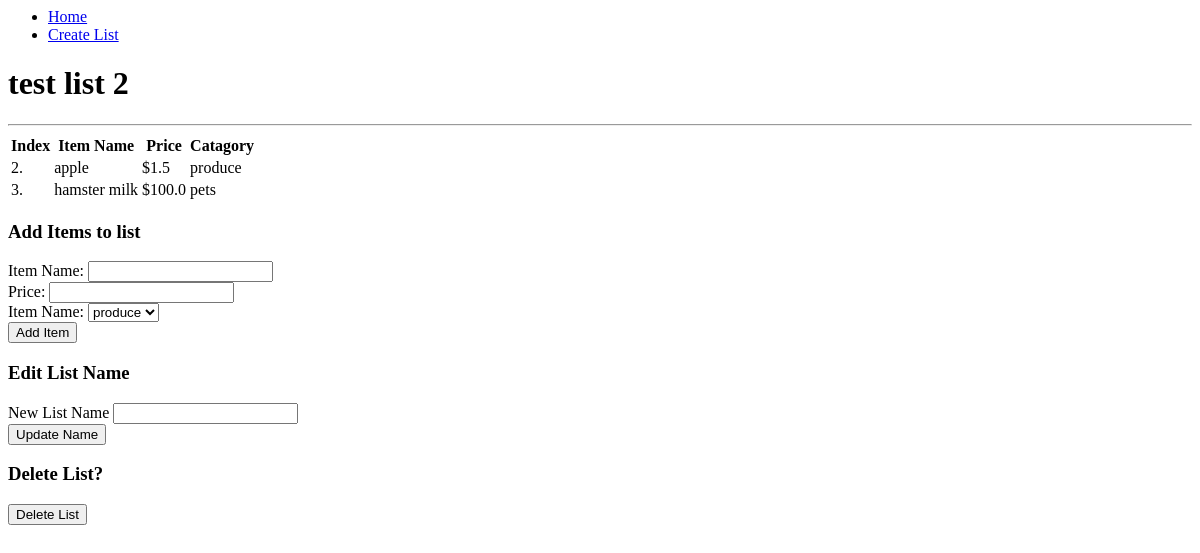
The page /view_list/2 on the database as committed earlier.
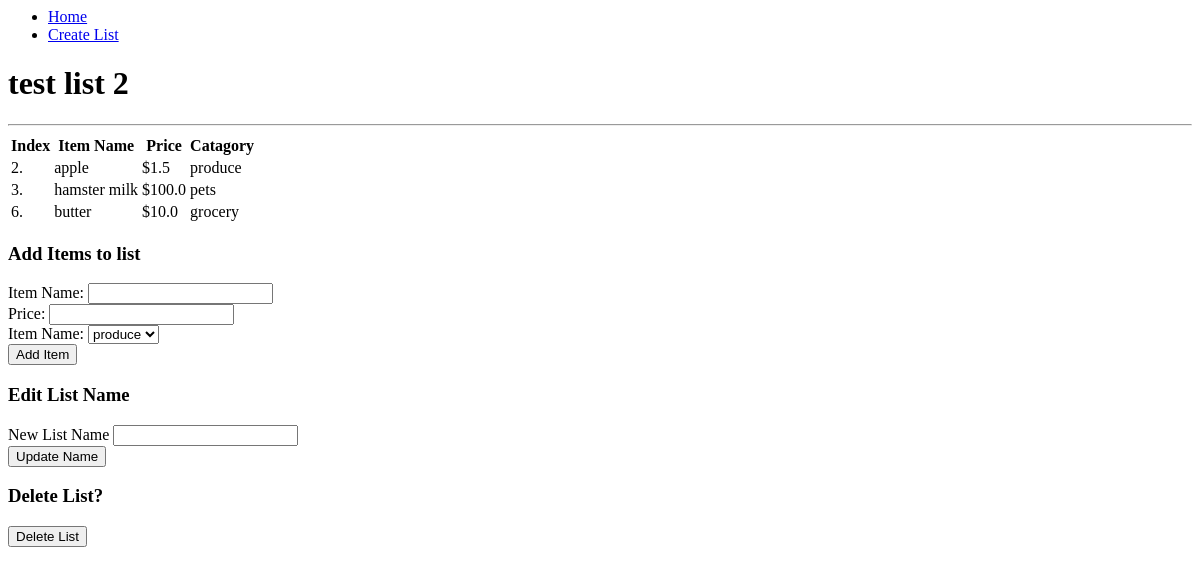
The same page on the database as committed later.
### app.py (models this page shows, shortened)
class Item(db.Model):
    id = db.Column(db.Integer, primary_key=True)
    name = db.Column(db.String(200), nullable = False)
    price = db.Column(db.Float, nullable = False)
    list_id = db.Column(db.Integer, db.ForeignKey('list.id'), nullable=False)
    list = db.relationship('List', backref=db.backref('item', lazy=True))
    catagory_id = db.Column(db.Integer, db.ForeignKey('catagory.id'), nullable=False)
    catagory = db.relationship('Catagory', backref=db.backref('catagory', lazy=True))

class Catagory(db.Model):
    id = db.Column(db.Integer, primary_key=True)
    name = db.Column(db.String(200), nullable=False)

### app.py (the view)
@app.route('/view_list/<int:list_id>', methods=['GET', 'POST'])
def view_list(list_id):
    print("blah blah")
    print(f"list id : {list_id}")
    item_list = Item.query.filter_by(list_id = list_id).all()
    curr_list = List.query.filter_by(id = list_id).first_or_404(description="Error from list")
    cat = Catagory.query.all()
    return render_template('view_list.html', list = curr_list, items = item_list, catagory = cat)

### templates/view_list.html (shortened to what this page needs)
{% extends 'base.html' %}
{% block body %}
<div>
    <h1>{{ list.name }}</h1>
    <hr>
    <table>
        <thead>
            <th>Index</th>
            <th>Item Name</th>
            <th>Price</th>
            <th>Catagory</th>
        </thead>
        {% for item in items %}
            <tr>
                <td>{{ item.id }}.</td>
                <td>{{ item.name }}</td>
                <td>${{ item.price}}</td>
                <td>{{ item.catagory.name }}</td>
            </tr>
        {% endfor %}
    </table>
</div>
<div>
    <h3>Add Items to list</h3>
    <form action="/add_item/{{ list.id }}" method="POST">
        <label for="name">Item Name:</label>
        <input type="text" id="name" name="name">
        <br>
        <label for="price">Price:</label>
        <input type="text" id="price" name="price">
        <br>
        <label for="cat">Item Name:</label>
        <select name="cat" id="cat">
            {% for c in catagory %}
                <option value="{{ c.id }}">{{ c.name }}</option>
            {% endfor %}
        </select>
        <br>
        <input type="submit" value="Add Item">
    </form>
</div>
<div>
    <h3>Edit List Name</h3>
    <form action="/edit_list_name/{{ list.id }}" method="POST">
        <label for="list_name">New List Name</label>
        <input type="text" id="list_name" name="list_name">
        <br>
        <input type="submit" value="Update Name">
    </form>
</div>
<div>
    <h3>Delete List?</h3>
    <form action="/delete_list/{{ list.id }}" method="POST">
        <input type="submit" value="Delete List">
    </form>
</div>
{% endblock %}

Rows that differ between the two databases and show on the page:
added Item: id "6", name "butter", price "10.0", catagory.name "grocery"
